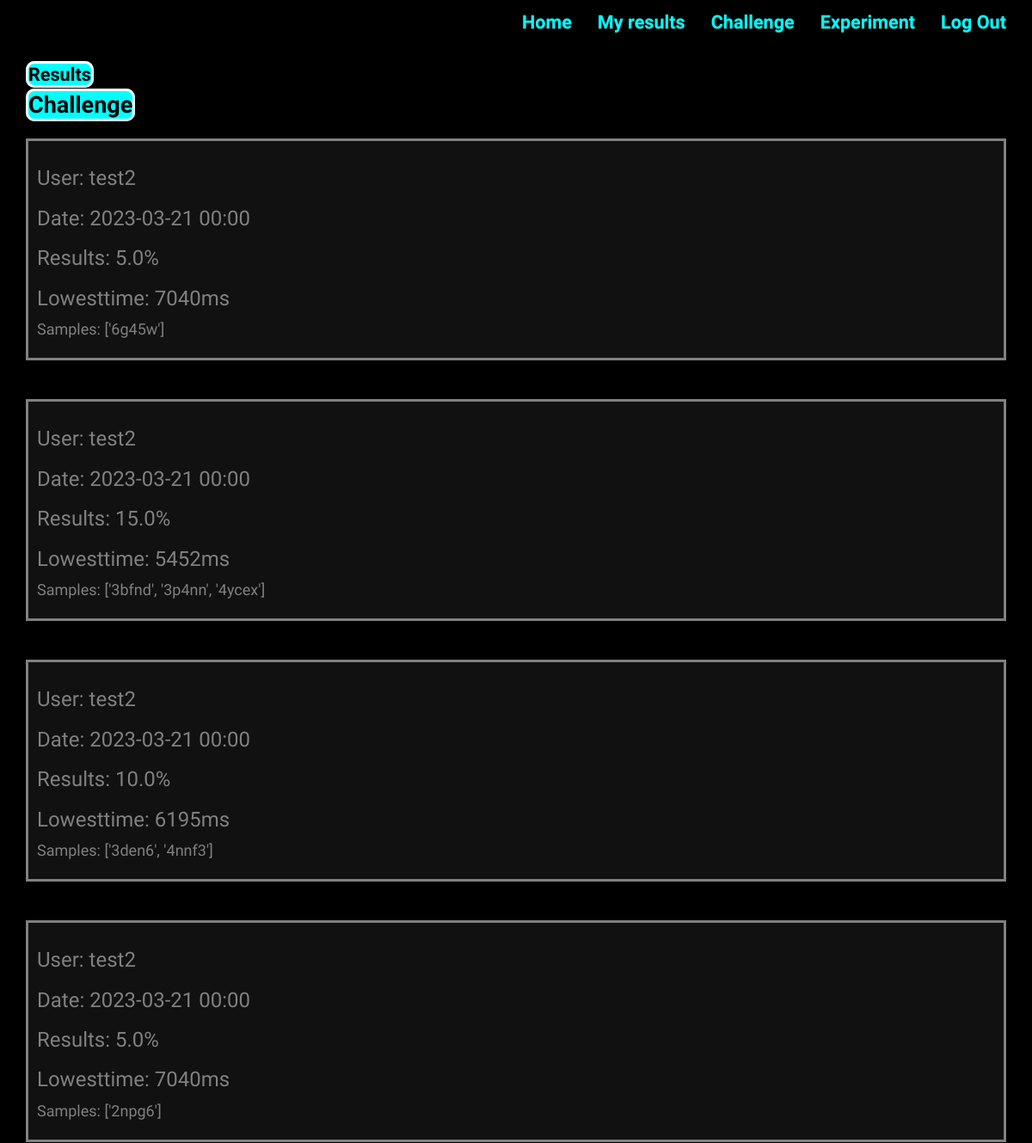
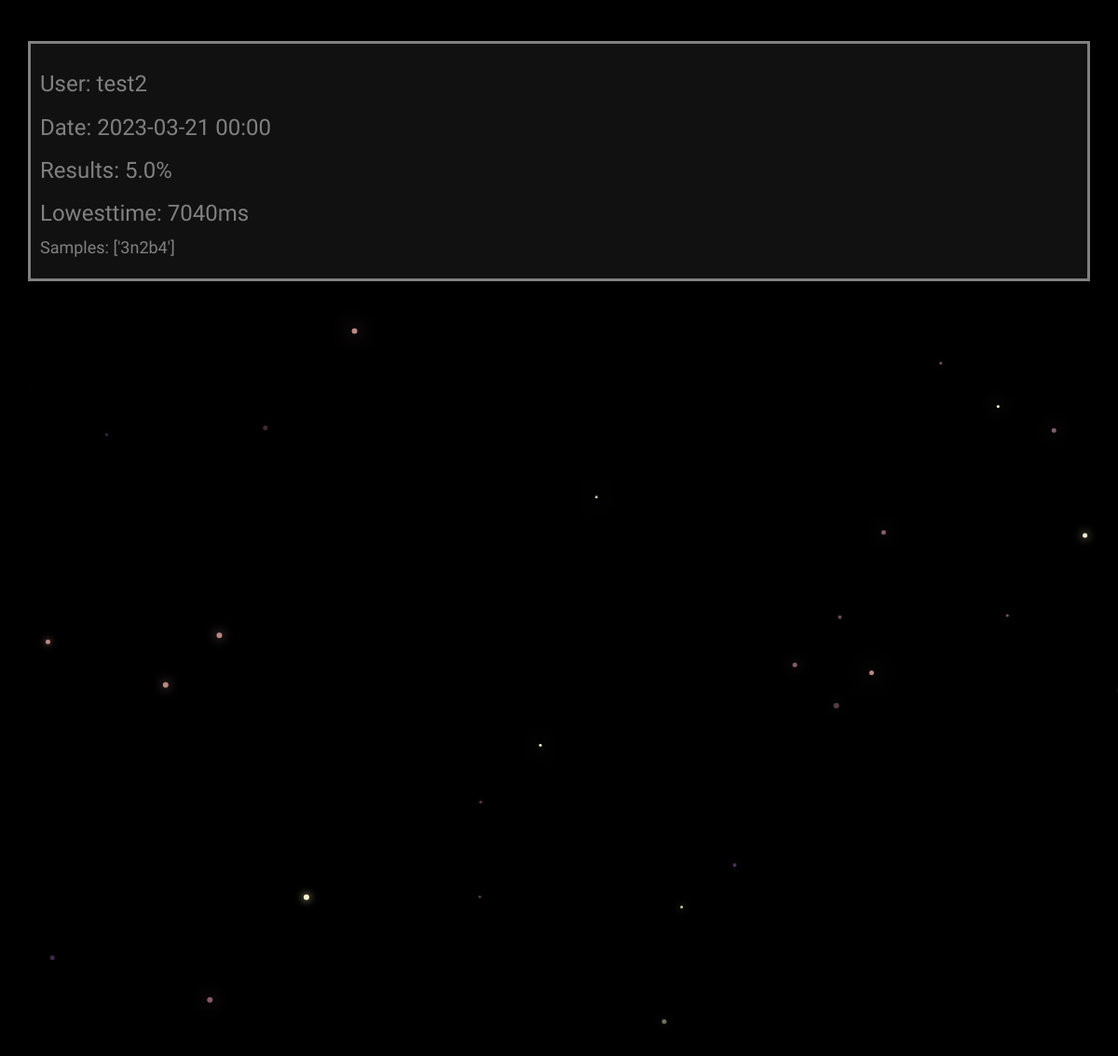
The app's page /image/chall_list/ (signed in) with its own data (2 pictures, top to bottom).
### app/models.py (models this page shows, shortened)
class Experiment(models.Model):
    user_id = models.ForeignKey(User, on_delete=models.CASCADE, null=False)
    date = models.DateTimeField(auto_now_add=True)
    pass_rate = models.FloatField(default=0, null=True)
    samples = models.CharField(max_length=256, default=None, null=False)
    duration = models.IntegerField(null=True, default=500)
    challenge = models.BooleanField(default=False)

### accounts/models.py (models this page shows)
class User(AbstractUser):
    birth_day = models.IntegerField(null=True, blank=True)
    sex = models.CharField(choices=SEX_CHOICES, max_length=10, default=None)
    ailments = models.TextField(default='', max_length=1000)
    def __str__(self):
        return f"{self.username}"

### app/views.py (the view)
# urls.py: path('chall_list/', login_required(ChallengeListView.as_view()), name='chall_list'),
class ChallengeListView(LoginRequiredMixin, ListView):
    model = Experiment
    template_name = 'app/challenge_list.html'
    context_object_name = 'challenge_list'
    def get_queryset(self):
        qs = Experiment.objects.filter(user_id=self.request.user, challenge=True)
        qs = qs.order_by('-id')
        return qs

### app/templates/app/challenge_list.html (shortened to what this page needs)
{% extends "app/result_list.html" %}
{% block results %}
{%  for item in object_list %}
<div class="card card-inverse" style="margin-top:20px">
  <div class="card-block main-card">
    <h3 class="card-title">User: {{item.user_id}}</h3>
    <h3 class="card-title">Date: {{item.date|date:"Y-m-d  H:i"}} </h3>
    <h3 class="card-title">Results: {{item.pass_rate}}% </h3>
    <h3 class="card-title">Lowesttime: {{item.duration}}ms</h3>
    <p class="card-text"> Samples:  {{item.samples}}
</div>
{% endfor %}
{% endblock %}

### static/css/master.css (style rules this page uses)
html { overflow-y: scroll; }
body { margin: 0; overflow: hidden; background: black; color: gray; font-size: large; font-family: 'Carter One', cursive; }
.main-card { background: #111; padding: 10px; border-style: solid; }

### records on screen
Experiment: user_id "test2", date "2023-03-21 00:00", pass_rate "5.0", duration "7040", samples "['6g45w']"
Experiment: user_id "test2", date "2023-03-21 00:00", pass_rate "15.0", duration "5452", samples "['3bfnd', '3p4nn', '4ycex']"
Experiment: user_id "test2", date "2023-03-21 00:00", pass_rate "10.0", duration "6195", samples "['3den6', '4nnf3']"
Experiment: user_id "test2", date "2023-03-21 00:00", pass_rate "5.0", duration "7040", samples "['2npg6']"
Experiment: user_id "test2", date "2023-03-21 00:00", pass_rate "5.0", duration "7040", samples "['3n2b4']"
